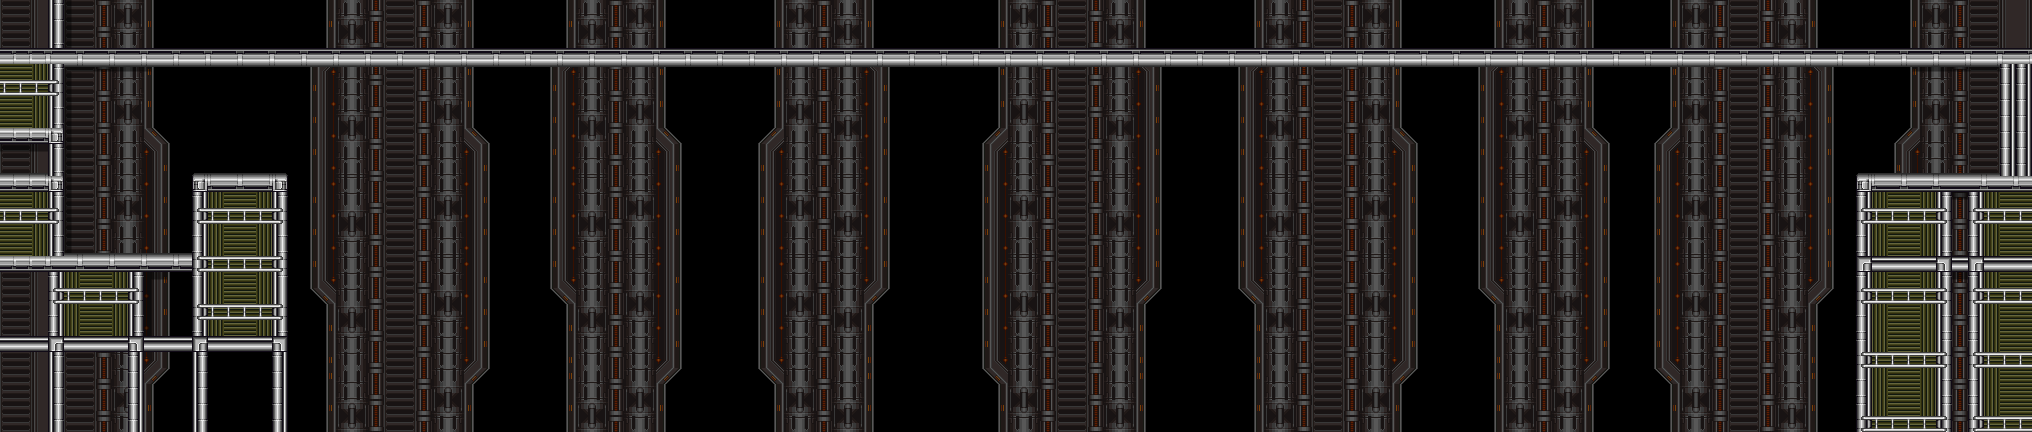

Tiled map render using the project's own tile images. Description and the map definition, with tile-layer contents summarised, below:
An orthogonal 127x27 tile map with 16x16 px tiles, 3 tile layers (Background, Shadows, Main).

<map version="1.9" tiledversion="1.9.0" orientation="orthogonal" renderorder="right-down" width="127" height="27" tilewidth="16" tileheight="16" infinite="0" nextlayerid="6" nextobjectid="1">
 <tileset firstgid="1" source="GatewayTileset.tsx" />
 <layer id="3" name="Background" width="127" height="27">
  <data>[3429 cells, 2389 non-empty, 12 distinct tile ids]</data>
 </layer>
 <layer id="4" name="Shadows" width="127" height="27">
  <data>[3429 cells, 50 non-empty, 3 distinct tile ids]</data>
 </layer>
 <layer id="1" name="Main" width="127" height="27">
  <data>[3429 cells, 629 non-empty, 12 distinct tile ids]</data>
 </layer>
</map>